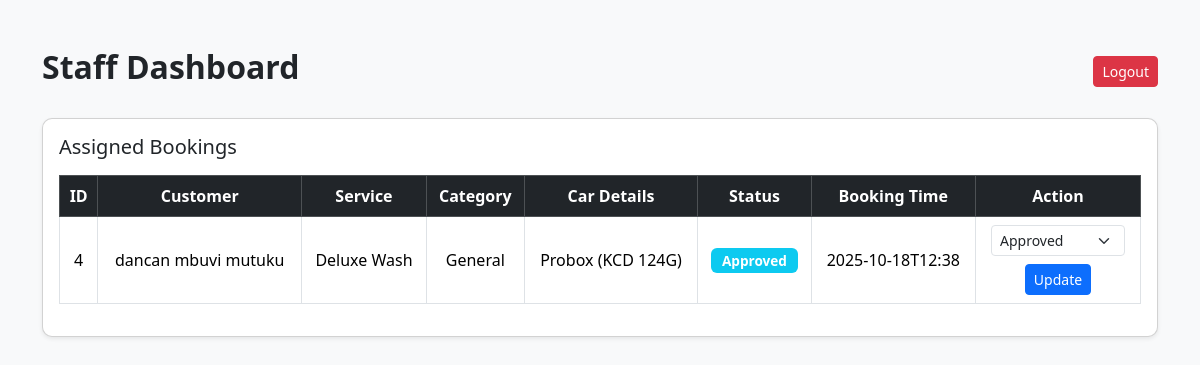
/staff/dashboard.php (signed in), run on an earlier commit of the app's database.
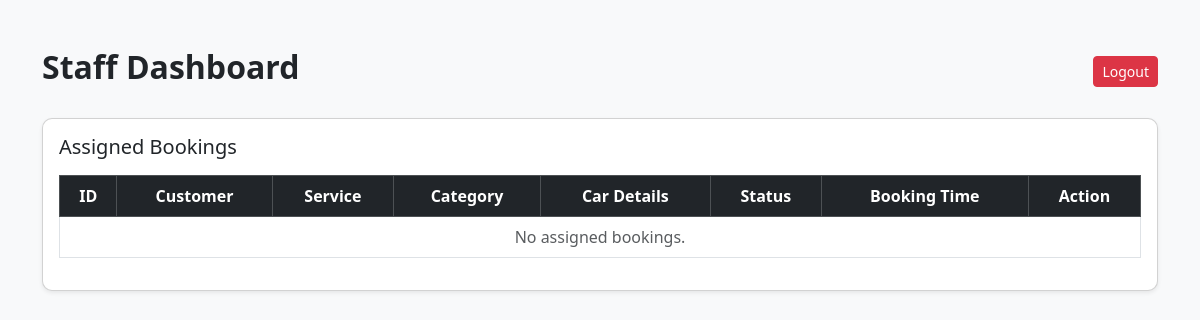
And on a later commit of the database.
### tables this page shows
CREATE TABLE bookings (
    id INTEGER PRIMARY KEY AUTOINCREMENT,
    user_id INTEGER,
    car_model TEXT,
    license_plate TEXT,
    service_id INTEGER,
    booking_time DATETIME,
    status TEXT DEFAULT 'pending',
    payment_status TEXT DEFAULT 'pending',
    created_at DATETIME DEFAULT CURRENT_TIMESTAMP
, staff_id INTEGER);

CREATE TABLE users (
    id INTEGER PRIMARY KEY AUTOINCREMENT,
    name TEXT NOT NULL,
    email TEXT UNIQUE NOT NULL,
    password TEXT NOT NULL,
    role TEXT DEFAULT 'customer',
    created_at DATETIME DEFAULT CURRENT_TIMESTAMP
);

CREATE TABLE services (
    id INTEGER PRIMARY KEY AUTOINCREMENT,
    service_name TEXT,
    description TEXT,
    price REAL,
    duration INTEGER,
    created_at DATETIME DEFAULT CURRENT_TIMESTAMP
, category TEXT DEFAULT 'General');

### staff/dashboard.php (the view, shortened to what this page needs)
<?php
require_once __DIR__ . '/../includes/db.php';
$stmt = $db->prepare("
    SELECT
        b.*,
        u.name AS customer_name,
        s.service_name,
        s.category
    FROM bookings b
    LEFT JOIN users u ON b.user_id = u.id
    LEFT JOIN services s ON b.service_id = s.id
    WHERE b.staff_id = :staff_id
    ORDER BY b.booking_time DESC
");
$stmt->execute([':staff_id' => $_SESSION['user']['id']]);
$bookings = $stmt->fetchAll(PDO::FETCH_ASSOC);
?>
<!DOCTYPE html>
<html lang="en">
<head>
<link href="https://cdn.jsdelivr.net/npm/bootstrap@5.3.2/dist/css/bootstrap.min.css" rel="stylesheet">
</head>
<body>
<div class="container my-5">
    <div class="d-flex justify-content-between align-items-center mb-4">
        <h2 class="fw-bold">Staff Dashboard</h2>
        <a href="../logout.php" class="btn btn-danger btn-sm">Logout</a>
    </div>
    <div class="card shadow-sm">
        <div class="card-body">
            <h5 class="card-title mb-3">Assigned Bookings</h5>
            <div class="table-responsive">
                <table class="table table-bordered align-middle text-center">
                    <thead class="table-dark">
                        <tr>
                            <th>ID</th>
                            <th>Customer</th>
                            <th>Service</th>
                            <th>Category</th>
                            <th>Car Details</th>
                            <th>Status</th>
                            <th>Booking Time</th>
                            <th>Action</th>
                        </tr>
                    </thead>
                    <tbody>
                        <?php if ($bookings): ?>
                            <?php foreach ($bookings as $b): ?>
                                <?php
                                    $status = $b['status'] ?? 'pending';
                                    $badgeClass = match($status) {
                                        'approved' => 'bg-info',
                                        'completed' => 'bg-success',
                                        'not attended' => 'bg-warning text-dark',
                                        'rejected' => 'bg-danger',
                                        default => 'bg-secondary'
                                    };
                                ?>
                                <tr>
                                    <td><?= $b['id'] ?></td>
                                    <td><?= htmlspecialchars($b['customer_name'] ?? 'Unknown') ?></td>
                                    <td><?= htmlspecialchars($b['service_name'] ?? '') ?></td>
                                    <td><?= htmlspecialchars($b['category'] ?? 'General') ?></td>
                                    <td><?= htmlspecialchars($b['car_model'] ?? '') ?> (<?= htmlspecialchars($b['license_plate'] ?? '') ?>)</td>
                                    <td><span class="badge badge-status <?= $badgeClass ?>"><?= $status ?></span></td>
                                    <td><?= htmlspecialchars($b['booking_time'] ?? '') ?></td>
                                    <td>
                                        <form method="POST" class="d-flex flex-column align-items-center gap-2">
                                            <select name="status" class="form-select form-select-sm w-auto">
                                                <?php
                                                $options = ['approved', 'completed', 'not attended', 'rejected'];
                                                foreach ($options as $option):
                                                ?>
                                                    <option value="<?= $option ?>" <?= $status == $option ? 'selected' : '' ?>>
                                                        <?= ucfirst($option) ?>
                                                    </option>
                                                <?php endforeach; ?>
                                            </select>
                                            <button name="update_booking" class="btn btn-primary btn-sm">Update</button>
                                        </form>
                                    </td>
                                </tr>
                            <?php endforeach; ?>
                        <?php else: ?>
                            <tr><td colspan="8" class="text-muted">No assigned bookings.</td></tr>
                        <?php endif; ?>
                    </tbody>
                </table>
            </div>
        </div>
    </div>
</div>
</body>
</html>

### staff/dashboard.php (style rules this page uses)
body { background-color: #f8f9fa; }
.card { border-radius: 10px; }
.badge-status { text-transform: capitalize; font-size: 0.85rem; padding: 0.4em 0.8em; }

What changed in the data, as far as the page shows it:
no longer on this page (row edited): bookings: id "4", user.name "dancan mbuvi mutuku", service.service_name "Deluxe Wash", service.category "General", car_model "Probox", license_plate "KCD 124G", status "Approved", booking_time "2025-10-18T12:38"
Also different on the page:
text now shown: "No assigned bookings."
